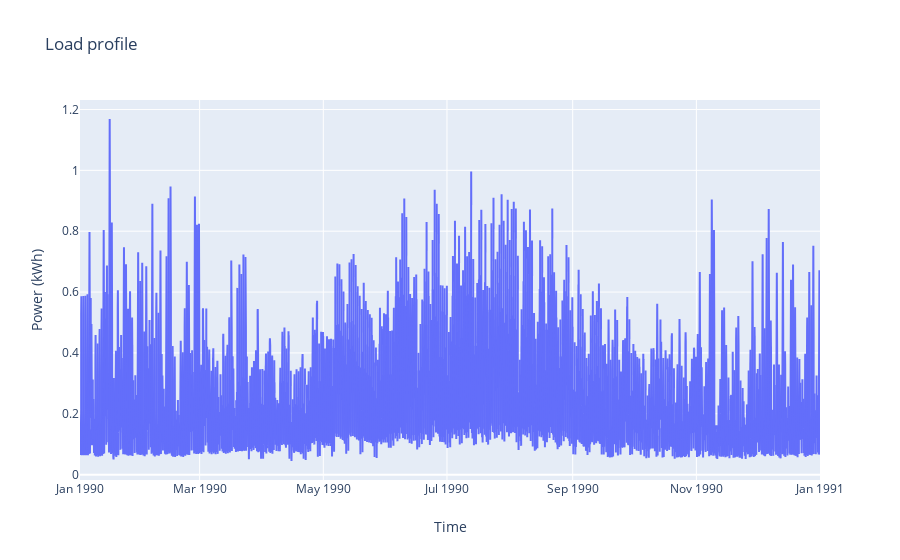
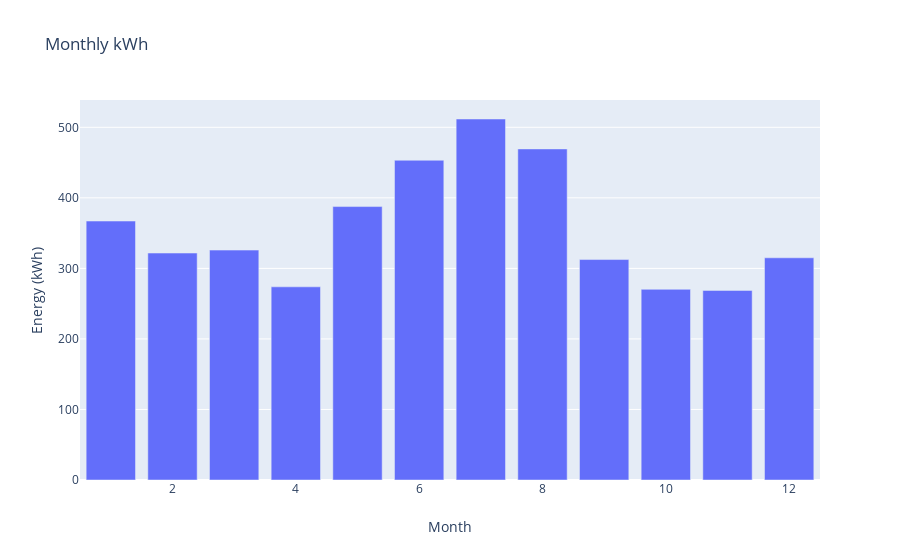

The notebook cell these images were saved under, in order:
### Code cell
# plotting load profile (for internal checks; not to be included in the website)

LoadProf=pd.read_json(Results['Load_Prof'])
LoadProf[0]=pd.to_datetime(LoadProf[0],unit='ms')
data =[go.Scatter(x= LoadProf[0], y= LoadProf[1],name='Load profile (kWh)', mode='lines')]

layout = go.Layout(title='Load profile' ,xaxis=dict(title='Time'),yaxis=dict(title='Power (kWh)'))
fig = go.Figure(data, layout)
iplot(fig)

LoadProf['Month']=LoadProf[0].dt.month
LoadProf_monthly=LoadProf.groupby('Month').sum()
data =[go.Bar(x= LoadProf_monthly.index, y= LoadProf_monthly[1])]
layout = go.Layout(title='Monthly kWh' ,xaxis=dict(title='Month'),yaxis=dict(title='Energy (kWh)'))
fig = go.Figure(data, layout)
iplot(fig)
display('Annual kWh: ' + LoadProf_monthly[1].sum().astype(int).astype(str) +' kWh')

### Figure 1 — Plotly figure (JSON) as saved in the notebook; plotly's stock layout.template omitted (floating-point values rounded to 4 significant figures; data arrays with more than 128 entries replaced by an {"elided": "..."} marker saying what was removed)
{"data": [{"mode": "lines", "name": "Load profile (kWh)", "type": "scatter", "x": {"elided": "17520 str values"}, "y": {"elided": "17520 float values"}}], "layout": {"title": {"text": "Load profile"}, "xaxis": {"title": {"text": "Time"}}, "yaxis": {"title": {"text": "Power (kWh)"}}}}

### Figure 2 — Plotly figure (JSON) as saved in the notebook; plotly's stock layout.template omitted (floating-point values rounded to 4 significant figures)
{"data": [{"type": "bar", "x": [1, 2, 3, 4, 5, 6, 7, 8, 9, 10, 11, 12], "y": [367.1, 321.7, 325.9, 273.8, 387.6, 453.3, 511.8, 469.3, 312.5, 270.3, 268.8, 315.0]}], "layout": {"title": {"text": "Monthly kWh"}, "xaxis": {"title": {"text": "Month"}}, "yaxis": {"title": {"text": "Energy (kWh)"}}}}
